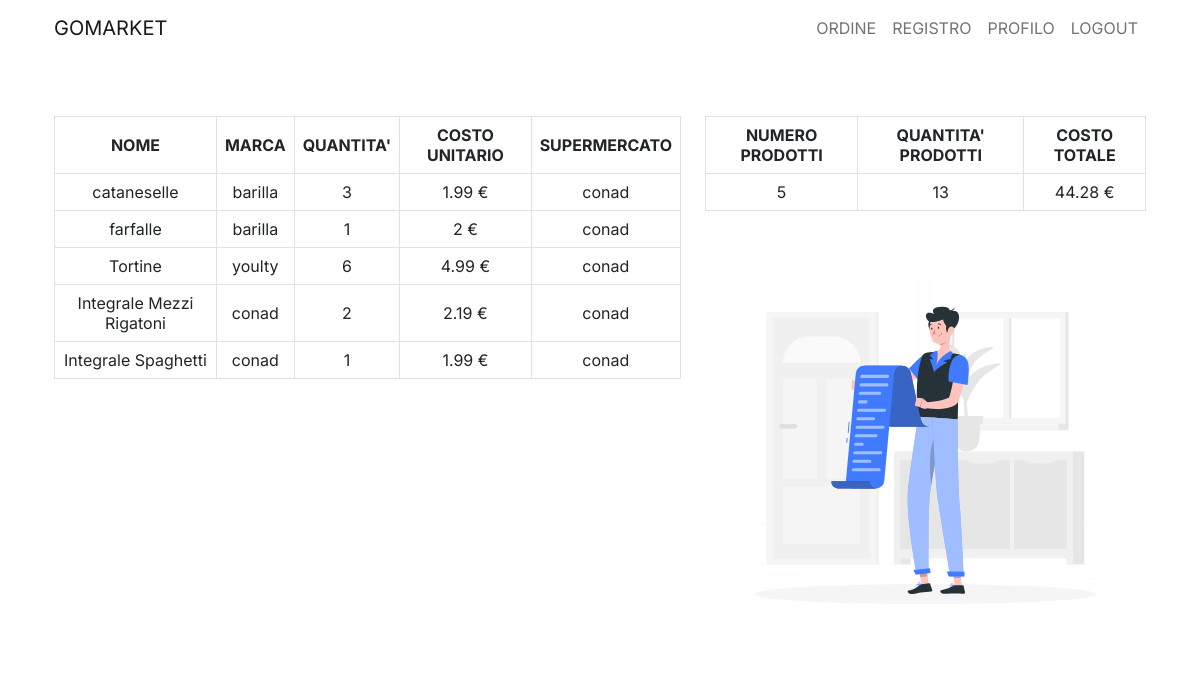
The app's page /page/cliente/detordine.php?id=22 (signed in) with its own data.
### tables this page shows
CREATE TABLE `prodotto_ordine` (
  `ID` int(3) NOT NULL,
  `fk_id_prodotto` int(3) NOT NULL,
  `quantita_prodotto` int(3) NOT NULL,
  `fk_id_ordine` int(3) NOT NULL
);

CREATE TABLE `prodotto` (
  `ID` int(11) NOT NULL,
  `nome_prodotto` varchar(255) NOT NULL,
  `descrizione_prodotto` text NOT NULL,
  `marca_prodotto` varchar(255) NOT NULL,
  `costo_unitario_prodotto` float NOT NULL,
  `dimensione_prodotto` int(10) NOT NULL,
  `fk_id_supermercato` int(11) NOT NULL
);

CREATE TABLE `supermercato` (
  `ID` int(11) NOT NULL,
  `nome_super` varchar(255) NOT NULL,
  `desc_super` varchar(255) NOT NULL
);

CREATE TABLE `ordine` (
  `ID` int(3) NOT NULL,
  `codice_ordine` varchar(255) NOT NULL,
  `stato_ordine` int(1) NOT NULL,
  `totale_ordine` float NOT NULL,
  `data_ordine` date NOT NULL,
  `fk_id_utente` int(3) NOT NULL
);

### method/funzioni.php (called while the page is built, shortened)
<?php
    function connessione($sql, $base) {
		$conn = mysqli_connect("localhost", "root", "", $base);
		$resultset = $conn->query($sql);
		$righe = mysqli_fetch_all($resultset, MYSQLI_ASSOC);
		return $righe;
	}
?>

### page/cliente/detordine.php (the view, shortened to what this page needs)
<?php
    include("../../method/funzioni.php");
    if(!isset($_SESSION["NOME"])) {
        $nav = "
            <nav class='navbar sticky-top navbar-expand-lg navbar-light bg-white'>
                <div class='container-fluid'>
                <a class='navbar-brand' href='../../index.php'>GOMARKET</a>
                <button class='navbar-toggler' type='button' data-bs-toggle='collapse' data-bs-target='#navbarNav' aria-controls='navbarNav' aria-expanded='false' aria-label='Toggle navigation'>
                    <span class='navbar-toggler-icon'></span>
                </button>
                <div class='collapse navbar-collapse justify-content-end' id='navbarNav'>
                    <ul class='navbar-nav'>
                    <li class='nav-item'>
                        <a class='nav-link' href='../registrazione.php'>REGISTRATI</a>
                    </li>
                    <li class='nav-item'>
                        <a class='nav-link' href='../login.php'>ACCEDI</a>
                    </li>
                    </ul>
                </div>
                </div>
            </nav>
        ";
        $body = "
            <div class='container'>
                <div class='container row'>
                <div class='col-2'></div>
                <div class='col-8 first-item'>
                    <img src='../../assets/04.svg' class='img-fluid mx-auto d-block'>
                    </div>
                </div>
            </div>
        ";
    }else {
        $sql_ordine = "SELECT totale_ordine FROM ordine WHERE ID = {$_GET["id"]}";
        $ris_tot_ordine = connessione($sql_ordine, "gomarket");
        $sql = "SELECT * FROM prodotto_ordine po WHERE po.fk_id_ordine = {$_GET["id"]}";
        $risultato = connessione($sql, "gomarket");
        $flag = "
            <div class='table-responsive'>
            <table class='table table-bordered'>
                <thead class='align-middle text-center'>
                    <tr>
                    <th scope='col'>NOME</th>
                    <th scope='col'>MARCA</th>
                    <th scope='col'>QUANTITA'</th>
                    <th scope='col'>COSTO UNITARIO</th>
                    <th scope='col'>SUPERMERCATO</th>
                    </tr>
                </thead>
                <tbody class='align-middle text-center'>
        ";
        $p_couter = 0;
        $q_couter = 0;
        foreach($risultato as $riga) {
            $prod_sql = "SELECT * FROM prodotto WHERE ID = {$riga["fk_id_prodotto"]}";
            $ris = connessione($prod_sql, "gomarket");
            $sup_sql = "SELECT nome_super FROM supermercato WHERE ID = {$ris[0]["fk_id_supermercato"]}";
            $sup_ris = connessione($sup_sql, "gomarket");
            $p_couter++;
            $q_couter = $q_couter + $riga["quantita_prodotto"];
            $flag .= "
                <tr>
                    <td>{$ris[0]["nome_prodotto"]}</td>
                    <td>{$ris[0]["marca_prodotto"]}</td>
                    <td>{$riga["quantita_prodotto"]}</td>
                    <td>{$ris[0]["costo_unitario_prodotto"]} €</td>
                    <td>{$sup_ris[0]["nome_super"]}</td>
                </tr>
            ";
        }
        $flag .= "</tbody></table></div>";
        $nav = "
            <nav class='navbar sticky-top navbar-expand-lg navbar-light bg-white'>
                <div class='container-fluid'>
                <a class='navbar-brand' href='../../index.php'>GOMARKET</a>
                <button class='navbar-toggler' type='button' data-bs-toggle='collapse' data-bs-target='#navbarNav' aria-controls='navbarNav' aria-expanded='false' aria-label='Toggle navigation'>
                    <span class='navbar-toggler-icon'></span>
                </button>
                <div class='collapse navbar-collapse justify-content-end' id='navbarNav'>
                    <ul class='navbar-nav'>
                        <li class='nav-item'>
                        <a class='nav-link' href='./nordine.php'>ORDINE</a>
                    </li>
                    <li class='nav-item'>
                        <a class='nav-link' href='./registro.php'>REGISTRO</a>
                    </li>
                    <li class='nav-item'>
                        <a class='nav-link' href='../profilo.php'>PROFILO</a>
                    </li>
                    <li class='nav-item'>
                        <a class='nav-link' href='../../method/logout.php'>LOGOUT</a>
                    </li>
                    </ul>
                </div>
                </div>
            </nav>
        ";
        $body = "
            <div class='container first-item'>
                <div class='row'>
                    <div class='col-md-7'>
                        {$flag}
                    </div>
                    <div class='col-md-5'>
                        <table class='table table-bordered'>
                            <thead class='align-middle text-center'>
                                <tr>
                                    <th>NUMERO PRODOTTI</th>
                                    <th>QUANTITA' PRODOTTI</th>
                                    <th>COSTO TOTALE</th>
                                </tr>
                            </thead>
                            <tbody class='align-middle text-center'>
                                <tr>
                                    <td>{$p_couter}</td>
                                    <td>{$q_couter}</td>
                                    <td>{$ris_tot_ordine[0]["totale_ordine"]} €</td>
                                </tr>
                            </tbody>
                        </table>
                        <img src='../../assets/09.svg' class='img-fluid mx-auto d-block'></img>
                    </div>
                </div>
            </div>
        ";
    }
    $html = "
        <html>
            <head>
                <meta charset='utf-8'>
                <meta name='viewport' content='width=device-width, initial-scale=1'>
                <link href='https://cdn.jsdelivr.net/npm/bootstrap@5.0.0-beta1/dist/css/bootstrap.min.css' rel='stylesheet'>
                <link rel='preconnect' href='https://fonts.gstatic.com'>
                <link href='https://fonts.googleapis.com/css2?family=Inter:wght@500&display=swap' rel='stylesheet'>
                <link rel='stylesheet' href='../../style/style.css'>
                <title>GoMarket</title>
            </head>
            <body>
                <div class='container-lg'>
                    {$nav}
                    {$body}
                </div>
                <script src='https://cdn.jsdelivr.net/npm/bootstrap@5.0.0-beta2/dist/js/bootstrap.bundle.min.js'></script>
            </body>
        </html>
    ";
    print_r($html);
?>

### style/style.css (style rules this page uses)
body { font-family: 'Inter', sans-serif; }
.first-item { padding-top: 60px; }

### records on screen
prodotto_ordine: prodotto.nome_prodotto "cataneselle", prodotto.marca_prodotto "barilla", quantita_prodotto "3", prodotto.costo_unitario_prodotto "1.99", supermercato.nome_super "conad"
prodotto_ordine: prodotto.nome_prodotto "farfalle", prodotto.marca_prodotto "barilla", quantita_prodotto "1", prodotto.costo_unitario_prodotto "2", supermercato.nome_super "conad"
prodotto_ordine: prodotto.nome_prodotto "Tortine", prodotto.marca_prodotto "youlty", quantita_prodotto "6", prodotto.costo_unitario_prodotto "4.99", supermercato.nome_super "conad"
prodotto_ordine: prodotto.nome_prodotto "Integrale Mezzi Rigatoni", prodotto.marca_prodotto "conad", quantita_prodotto "2", prodotto.costo_unitario_prodotto "2.19", supermercato.nome_super "conad"
prodotto_ordine: prodotto.nome_prodotto "Integrale Spaghetti", prodotto.marca_prodotto "conad", quantita_prodotto "1", prodotto.costo_unitario_prodotto "1.99", supermercato.nome_super "conad"
ordine: totale_ordine "44.28"

### other values on screen
$p_couter "5"
$q_couter "13"
